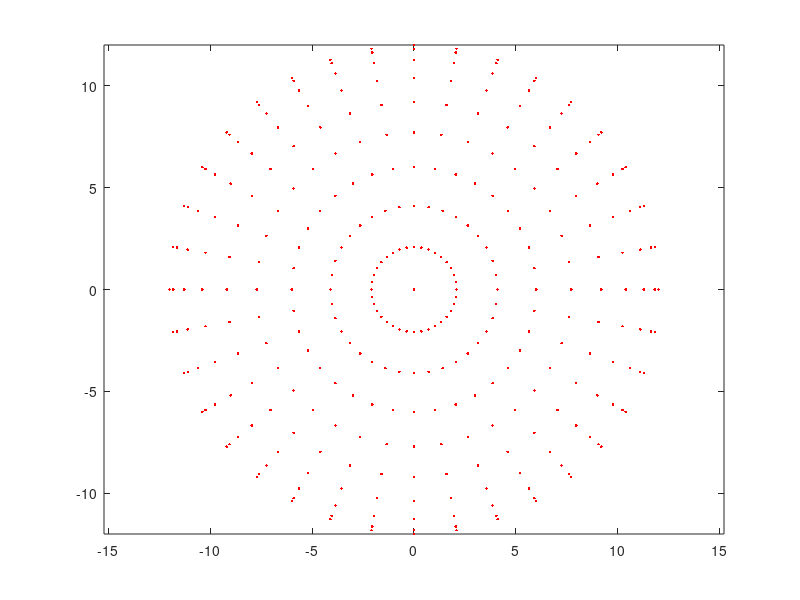

MATLAB code to generate this figure: (Note: this script raises an error after producing the figure.)
close all
clear all
clear 
clc

%% Create Delaunay Triangulation example
% a sphere example
radius = 12;
resolution_theta = deg2rad(10);
resolution_phi = deg2rad(10);
num_theta = 2*pi / resolution_theta;
num_phi = 2*pi / resolution_phi;
xyz_P = [];
figure;
hold all;
box on;
axis equal;
for i_theta = 1 : num_theta
    theta_P_temp = resolution_theta*(i_theta-1);
    for j_phi = 1 : num_phi
        phi_P_temp = resolution_phi*(j_phi-1);
        temp_P = [radius*cos(theta_P_temp)*cos(phi_P_temp), ...
                  radius*cos(theta_P_temp)*sin(phi_P_temp), ...
                  radius*sin(theta_P_temp)];
        xyz_P = [xyz_P; temp_P];
        plot3(temp_P(1), temp_P(2), temp_P(3), '.r')
    end
end
DT_sphere = delaunayTriangulation(xyz_P);
trimesh(DT_sphere, xyz_P(:,1), xyz_P(:,2), xyz_P(:,3))


